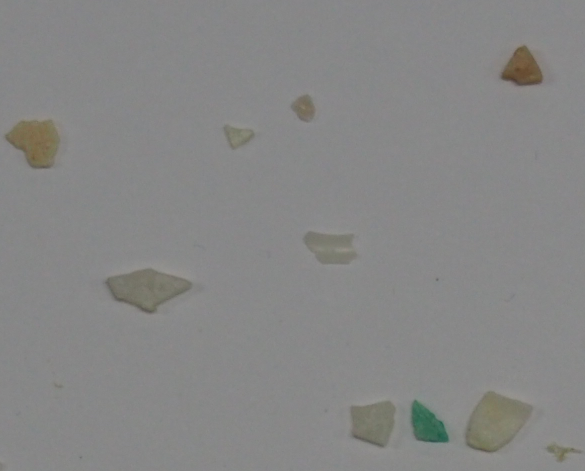
#> input picture P3/FRA.png, 1170 x 942 px (shown at 1/2 size)
$ jupyter execute --allow-errors P3.ipynb
#> lines starting #> are read from the running program, lines starting #| are printed output that depends on the picture; after the words box and inside, x2 and y2 are one past the last pixel; in counts of white or black regions, pixels touching at a corner belong together
#> further down, img is the input picture: shape (942, 1170, 3); mean B, G, R 133.5, 134.2, 134.1
[cell 1]
import cv2
import csv
import numpy as np
import matplotlib.pyplot as plt
import seaborn as sns
from sklearn.metrics import confusion_matrix, accuracy_score, precision_score, recall_score, f1_score
from sklearn.preprocessing import StandardScaler
from sklearn.ensemble import RandomForestClassifier

train_imgs = {
    "FRA": "FRA.png",
    "PEL": "PEL.png",
    "TAR": "TAR.png"
}

test = "test.jpg"
test_csv = "MPs_test_bbs.csv"

# Función que extrae las características de la imagen
def extract_features(img):

    gray = cv2.cvtColor(img, cv2.COLOR_BGR2GRAY)

    # Umbralizamos la imagen con Otsu
    _, mask = cv2.threshold(gray, 0, 255, cv2.THRESH_BINARY + cv2.THRESH_OTSU)
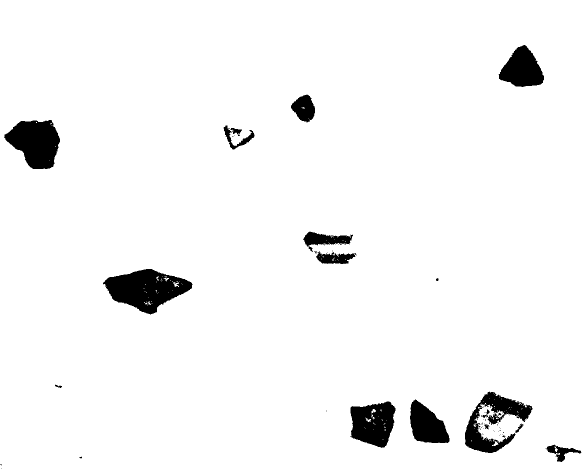
#> mask: shape (942, 1170) (shown at 1/2 size); 95.8% white; 65 black regions (47 under 20 px), largest, box (x1, y1, x2, y2) and area: (206, 538, 385, 629) 9411, (8, 240, 120, 338) 7455, (930, 783, 1065, 906) 6414

    # Buscamos el fondo de la imagen "mask == 255 pixeles blancos | mask == 0 pixeles negros".
    # En caso de tener un fondo blanco, incertiremos los valores de la imagen umbralizada para
    # que las partículas tengan color blanco y el fondo sea negro.
    if np.mean(gray[mask == 255]) > np.mean(gray[mask == 0]):
        mask = cv2.bitwise_not(mask)
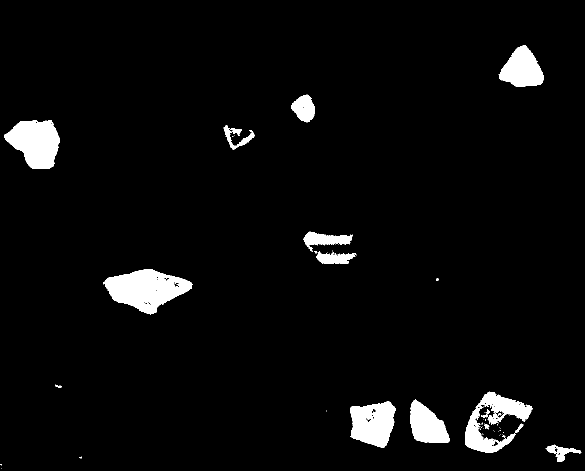
#> mask: shape (942, 1170) (shown at 1/2 size); 4.2% white; 65 white regions (47 under 20 px)

    # Buscamos los contornos
    contours, _ = cv2.findContours(mask, cv2.RETR_EXTERNAL, cv2.CHAIN_APPROX_SIMPLE)
#> contours = 62 contours, 45 with area under 20; largest, box (x1, y1, x2, y2) and area: (206, 538, 385, 629) 9415, (8, 240, 120, 338) 7311, (930, 783, 1065, 906) 6346, (700, 803, 791, 896) 6134, (997, 90, 1088, 174) 4738

    # Seleccionamos el contorno más grande
    cnt = max(contours, key=cv2.contourArea)
#> cnt = contour of 228 points, box (x1, y1, x2, y2) (206, 538, 385, 629), area 9415

    # Obtenemos las características del contorno
    x, y, w, h = cv2.boundingRect(cnt)
#> x = 206; y = 538; w = 179; h = 91
    area = cv2.contourArea(cnt)
#> area = 9415
    perimeter = cv2.arcLength(cnt, True)
#> perimeter = 466.1
    compacidad = (perimeter ** 2) / (area + 1e-9)
#> compacidad = 23.08
    rel_area_box = area / (w * h + 1e-9)
#> rel_area_box = 0.578
    aspect_ratio = w / (h + 1e-9)
#> aspect_ratio = 1.97

    # Elipse:
    # Comprobamos que el contorno sea al menos de 5 puntos ya que este es el mínimo de "fitEllipse()"
    if len(cnt) >= 5:
        try:
            (_, _), (MA, ma), _ = cv2.fitEllipse(cnt) #Obtenemos las longitudes de los ejes
#> MA = 80.55; ma = 162.8
            rel_ejes = max(MA, ma) / (min(MA, ma) + 1e-9) #Ejes similares: ~= 1 | Eje mayor que otro: > 1
#> rel_ejes = 2.02
        except:
            rel_ejes = 0
    else:
        rel_ejes = 0

    # Centroide:
    # Utilizamos el momento para obtener las coordenadas horizontales y verticales.
    # El momento de orden cero (00) se relacciona con el area
    # El momento de primer orden (10) se relacciona con la coordenada horizontal
    # El momento de primer orden (01) se relacciona con la coordenada vertical
    M = cv2.moments(cnt)
#> M = moments, m00 9415, centre m10/m00, m01/m00 = (292, 578)

    # Evitamos el error de dividir entre 0
    if M["m00"] != 0:
        cx = int(M["m10"] / M["m00"])
#> cx = 291
        cy = int(M["m01"] / M["m00"])
#> cy = 577
    else:
        cx, cy = 0, 0

    # Distancias desde el centroide hasta el contorno
    # "cv2.norm" Calcula la norma del vector resultante. d = sqrt[(cx-x)^2+(cy-y)^2]

    dists = [cv2.norm(np.array([cx, cy], dtype=np.float32) - p[0].astype(np.float32)) for p in cnt]
#> dists = 228 values, max 93.43 at index 178, min 37.11 at index 5, mean 59.63
    rel_dist = min(dists) / (max(dists) + 1e-9) if len(dists) > 0 else 0
#> rel_dist = 0.397

    # Colores:
    # Medidas RGB de la imagen
    mean_b = np.mean(img[mask == 255, 0]) if np.any(mask == 255) else 0
#> mean_b = 96.07
    mean_g = np.mean(img[mask == 255, 1]) if np.any(mask == 255) else 0
#> mean_g = 111.8
    mean_r = np.mean(img[mask == 255, 2]) if np.any(mask == 255) else 0
#> mean_r = 112.2

    # Desviación estándar RGB de la imagen
    std_b = np.std(img[mask == 255, 0]) if np.any(mask == 255) else 0
#> std_b = 15.15
    std_g = np.std(img[mask == 255, 1]) if np.any(mask == 255) else 0
#> std_g = 11.07
    std_r = np.std(img[mask == 255, 2]) if np.any(mask == 255) else 0
#> std_r = 17.7

    # Media, saturación y brillo de la imagen
    hsv = cv2.cvtColor(img, cv2.COLOR_BGR2HSV)
#> hsv: shape (942, 1170, 3); mean H, S, V 57.9, 5.1, 135.1
    mean_h = np.mean(hsv[mask == 255, 0]) if np.any(mask == 255) else 0
#> mean_h = 30.15
    mean_s = np.mean(hsv[mask == 255, 1]) if np.any(mask == 255) else 0
#> mean_s = 50.11
    mean_v = np.mean(hsv[mask == 255, 2]) if np.any(mask == 255) else 0
#> mean_v = 116.3

    # Solidez
    hull = cv2.convexHull(cnt)
#> hull = contour of 23 points, box (x1, y1, x2, y2) (206, 538, 385, 629), area 10212
    hull_area = cv2.contourArea(hull)
#> hull_area = 10212.5
    solidity = area / (hull_area + 1e-9)
#> solidity = 0.922

    # Extensión
    extent = area / (w * h + 1e-9)
#> extent = 0.578

    return [
        area, perimeter, compacidad, rel_area_box, aspect_ratio, rel_ejes, rel_dist,
        mean_r, mean_g, mean_b, std_r, std_g, std_b,
        mean_h, mean_s, mean_v, solidity, extent
    ]


# Extraemos las características de entrenamiento
patterns = {}
X_train = []
y_train = []

for label, path in train_imgs.items():
    img = cv2.imread(path)
    features = extract_features(img)
#> features = [9415, 466.1, 23.08, 0.578, 1.97, 2.02, 0.397, 112.2, 111.8, 96.07, 17.7, 11.07, 15.15, 30.15, 50.11, 116.3, 0.922, 0.578]
    patterns[label] = np.array(features)
    X_train.append(features)
    y_train.append(label)
#> pass 2 of the loop `for label, path in train_imgs.items():`:
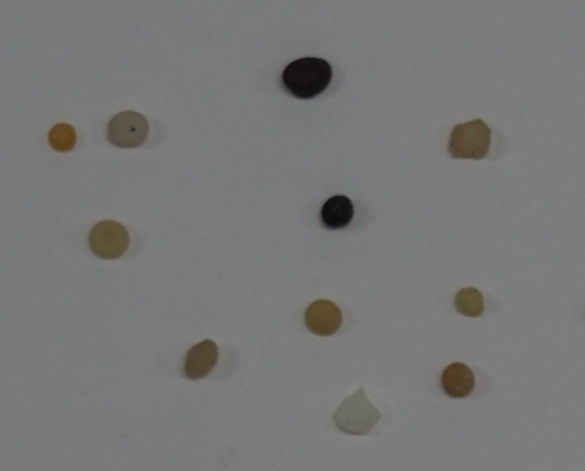
#> input picture P3/PEL.png, 1170 x 942 px (shown at 1/2 size)
#> img is the input picture: shape (942, 1170, 3); mean B, G, R 119.2, 119.7, 119.4
#> in extract_features (call 2), `_, mask = cv2.threshold(gray, 0, 255, cv2.THRESH_BINARY + cv2.THRESH_O..`:
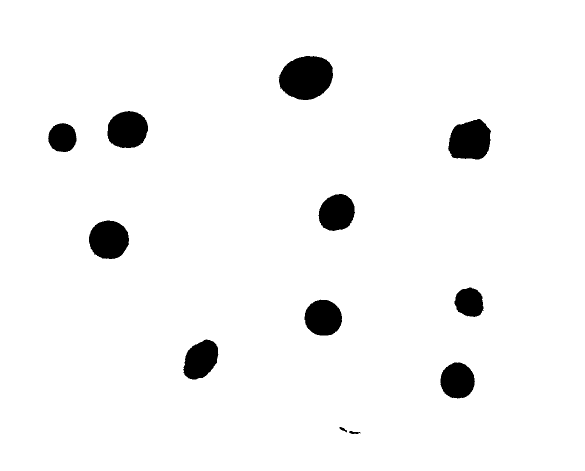
#> mask: shape (942, 1170) (shown at 1/2 size); 96% white; 12 black regions, largest, box (x1, y1, x2, y2) and area: (557, 112, 666, 200) 7385, (896, 238, 982, 319) 5430, (178, 441, 258, 518) 4855
#> in extract_features (call 2), `mask = cv2.bitwise_not(mask)`:
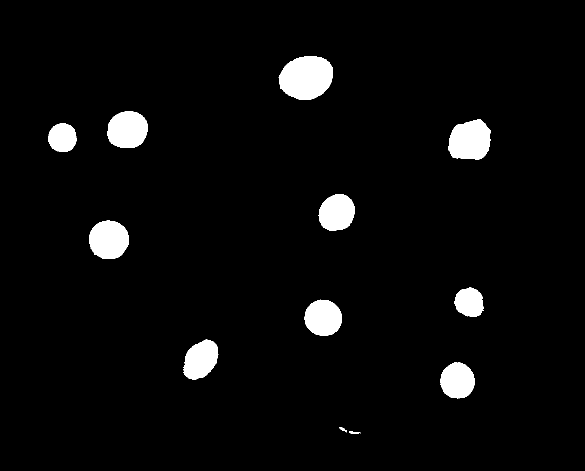
#> mask: shape (942, 1170) (shown at 1/2 size); 4% white; 12 white regions
#> contours = 12 contours; largest, box (x1, y1, x2, y2) and area: (557, 112, 666, 200) 7240, (896, 238, 982, 319) 5302, (178, 441, 258, 518) 4740, (215, 222, 296, 296) 4682, (609, 599, 684, 671) 4136
#> cnt = contour of 159 points, box (x1, y1, x2, y2) (557, 112, 666, 200), area 7240
#> x = 557; y = 112; w = 109; h = 88
#> area = 7239.5
#> perimeter = 337.5
#> compacidad = 15.73
#> rel_area_box = 0.755
#> aspect_ratio = 1.24
#> MA = 85.07; ma = 108.9
#> rel_ejes = 1.28
#> M = moments, m00 7239.5, centre m10/m00, m01/m00 = (612.4, 154.8)
#> cx = 612
#> cy = 154
#> dists = 159 values, max 55.95 at index 48, min 40.31 at index 3, mean 48.5
#> rel_dist = 0.721
#> mean_b = 49.51
#> mean_g = 64.69
#> mean_r = 73.8
#> std_b = 19.33
#> std_g = 24.13
#> std_r = 27.21
#> hsv: shape (942, 1170, 3); mean H, S, V 66.2, 7, 120.9
#> mean_h = 43.75
#> mean_s = 77.24
#> mean_v = 73.99
#> hull = contour of 38 points, box (x1, y1, x2, y2) (557, 112, 666, 200), area 7388
#> hull_area = 7387.5
#> solidity = 0.98
#> extent = 0.755
#> features = [7239.5, 337.5, 15.73, 0.755, 1.24, 1.28, 0.721, 73.8, 64.69, 49.51, 27.21, 24.13, 19.33, 43.75, 77.24, 73.99, 0.98, 0.755]
#> pass 3 of the loop `for label, path in train_imgs.items():`:
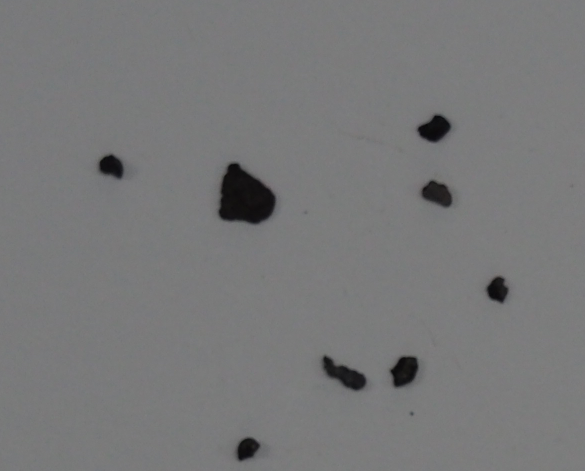
#> input picture P3/TAR.png, 1170 x 942 px (shown at 1/2 size)
#> img is the input picture: shape (942, 1170, 3); mean B, G, R 120.5, 119.9, 119.7
#> in extract_features (call 3), `_, mask = cv2.threshold(gray, 0, 255, cv2.THRESH_BINARY + cv2.THRESH_O..`:
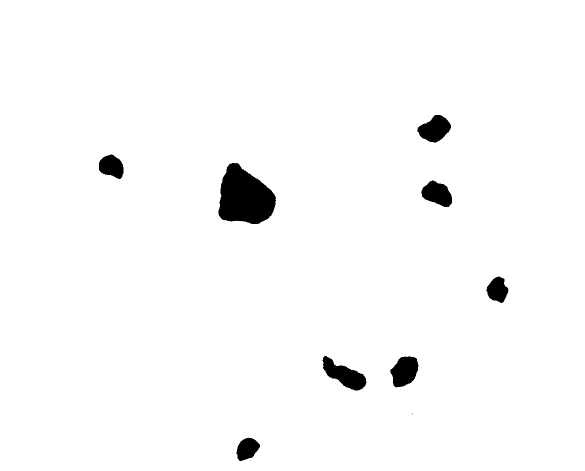
#> mask: shape (942, 1170) (shown at 1/2 size); 97.8% white; 9 black regions (1 under 20 px), largest, box (x1, y1, x2, y2) and area: (437, 326, 552, 448) 9865, (645, 712, 733, 781) 2907, (780, 713, 837, 775) 2508
#> in extract_features (call 3), `mask = cv2.bitwise_not(mask)`:
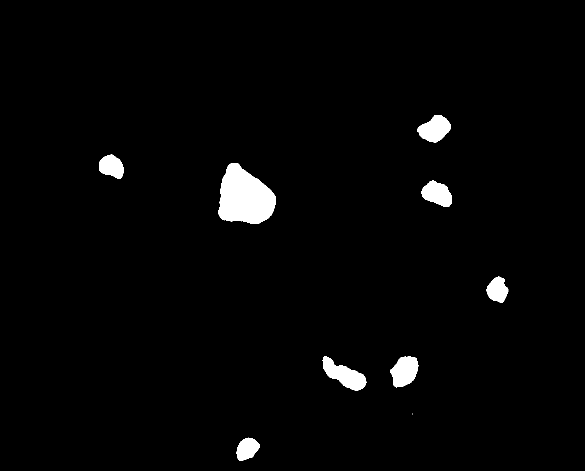
#> mask: shape (942, 1170) (shown at 1/2 size); 2.2% white; 9 white regions (1 under 20 px)
#> contours = 9 contours, 1 with area under 20; largest, box (x1, y1, x2, y2) and area: (437, 326, 552, 448) 9690, (645, 712, 733, 781) 2794, (780, 713, 837, 775) 2422, (835, 230, 902, 285) 2317, (843, 361, 904, 414) 2090, (198, 309, 247, 358) 1653, (973, 553, 1017, 606) 1507, (473, 875, 520, 922) 1442
#> cnt = contour of 187 points, box (x1, y1, x2, y2) (437, 326, 552, 448), area 9690
#> x = 437; y = 326; w = 115; h = 122
#> area = 9690
#> perimeter = 408.5
#> compacidad = 17.22
#> rel_area_box = 0.691
#> aspect_ratio = 0.943
#> MA = 107.2; ma = 127.3
#> rel_ejes = 1.19
#> M = moments, m00 9690, centre m10/m00, m01/m00 = (489.2, 394.3)
#> cx = 489
#> cy = 394
#> dists = 187 values, max 72.62 at index 2, min 43.42 at index 156, mean 56.92
#> rel_dist = 0.598
#> mean_b = 27.38
#> mean_g = 26.06
#> mean_r = 27.25
#> std_b = 15.48
#> std_g = 15.24
#> std_r = 14.98
#> hsv: shape (942, 1170, 3); mean H, S, V 68.2, 3.5, 120.9
#> mean_h = 112
#> mean_s = 26.25
#> mean_v = 28.24
#> hull = contour of 35 points, box (x1, y1, x2, y2) (437, 326, 552, 448), area 10060
#> hull_area = 10060
#> solidity = 0.963
#> extent = 0.691
#> features = [9690, 408.5, 17.22, 0.691, 0.943, 1.19, 0.598, 27.25, 26.06, 27.38, 14.98, 15.24, 15.48, 112, 26.25, 28.24, 0.963, 0.691]
#> (reads P3/MPs_test_bbs.csv from the repository)

# Normalizamos las características
scaler = StandardScaler()
X_train_scaled = scaler.fit_transform(X_train)

# Entrenamiento del clasificador "Random Forest":
# n_estimators: indica el número de árboles de decisión que tendrá el bosque
# random_state: se le da un valor para la aletoriedad (semilla)
# max_depth: profundidad máxima de cada árbol
clf = RandomForestClassifier(n_estimators=100, random_state=42, max_depth=10)
# Entrenamiento
clf.fit(X_train_scaled, y_train)

# Imagen de prueba
img_test = cv2.imread(test)
y_true = []
y_pred = []

# Leemos el csv con los datos de la imagen
#> (the rest of this cell did not finish here and is left out)

[cell 2]
"""Recuento de monedas con webcam; ESPACIO captura y ESC permite otra foto."""

import cv2
import numpy as np
from datetime import datetime
from pathlib import Path

CAMARA_ID = 0
ANCHO_CAMARA = 1280
ALTO_CAMARA = 720
ficha_ideal_diametro = 13.5
umbral = 20
tolerancia = 0.06

monedas_diametro = {
    "1cent": 16.25, "2cent": 18.75, "5cent": 21.25,
    "10cent": 19.75, "20cent": 22.25, "50cent": 24.25,
    "1euro": 23.25, "2euros": 25.75
}
valores = {
    "1cent": 0.01, "2cent": 0.02, "5cent": 0.05,
    "10cent": 0.10, "20cent": 0.20, "50cent": 0.50,
    "1euro": 1.00, "2euros": 2.00
}
metal = {
    "1cent": "cobre", "2cent": "cobre", "5cent": "cobre",
    "10cent": "oro", "20cent": "oro", "50cent": "oro",
    "1euro": "bimetal", "2euros": "bimetal"
}

# [249 lines left out: functions procesar_imagen, mostrar_mensaje, not called in this run]

def main():
    # La webcam permanece abierta para permitir capturas repetidas.
    camara = cv2.VideoCapture(CAMARA_ID)
    if not camara.isOpened():
        print(f"Error: no se pudo abrir la webcam {CAMARA_ID}. Prueba CAMARA_ID = 1.")
        return

    camara.set(cv2.CAP_PROP_FRAME_WIDTH, ANCHO_CAMARA)
    camara.set(cv2.CAP_PROP_FRAME_HEIGHT, ALTO_CAMARA)
    ventana = "Contador de monedas"
    cv2.namedWindow(ventana, cv2.WINDOW_NORMAL)
    print("Pulsa ESPACIO para capturar, ESC para volver a la webcam y Q para salir.")

    try:
        while True:
            correcto, frame = camara.read()
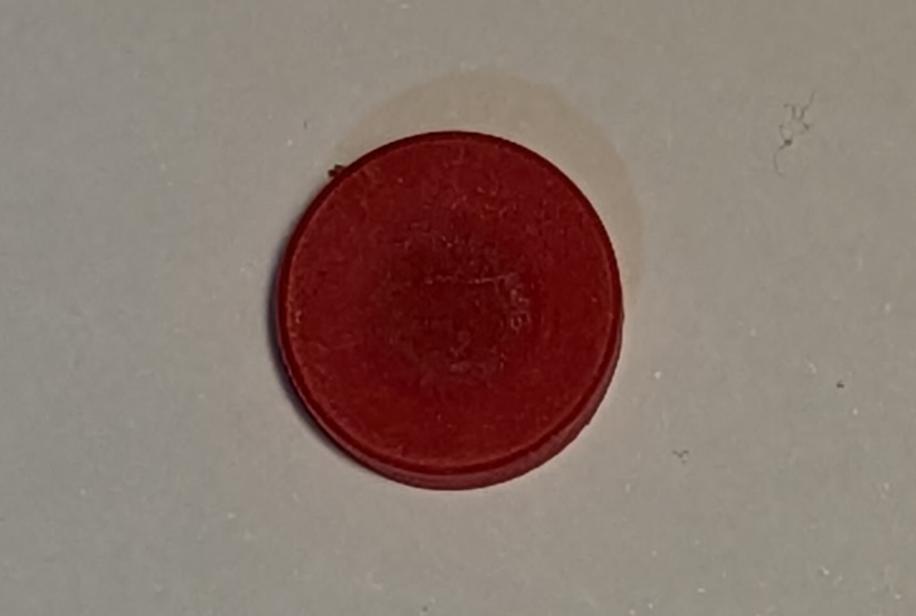
#> input picture P3/Imagenes/Ficha.jpeg, 916 x 616 px, given in place of the camera
#> frame is the input picture: shape (616, 916, 3); mean B, G, R 109.4, 117.7, 137.4
            if not correcto or frame is None:
                print("Error: no se pudo leer la webcam.")
                break

            vista = frame.copy()
            cv2.putText(vista, "ESPACIO: capturar | Q: salir", (20, 35),
                        cv2.FONT_HERSHEY_SIMPLEX, 0.8, (0, 255, 0), 2, cv2.LINE_AA)
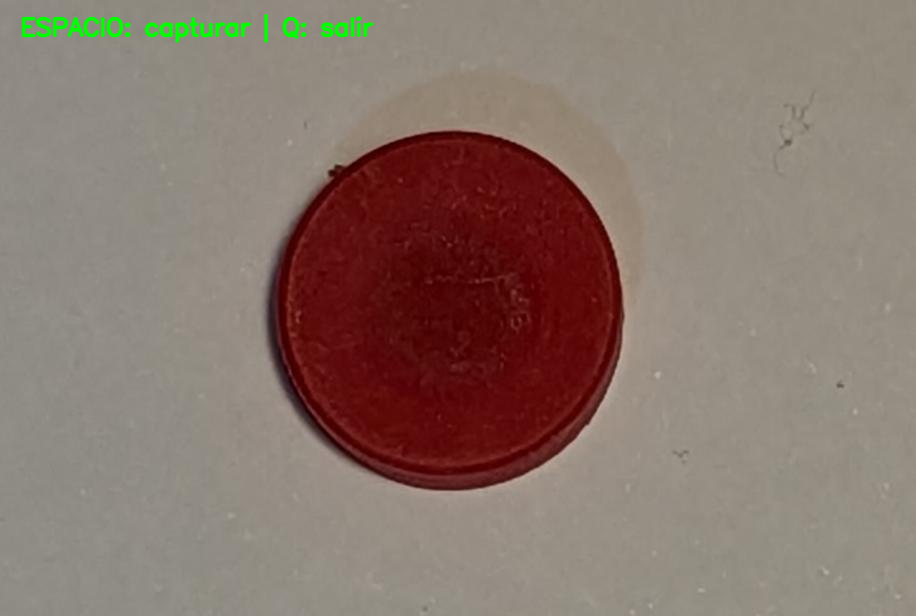
#> vista: shape (616, 916, 3); 0.73% of pixels changed, all inside (x1, y1, x2, y2) = (21, 13, 375, 43)
            cv2.imshow(ventana, vista)
            tecla = cv2.waitKey(1) & 0xFF
#> (key q is pressed here)

            if tecla in (ord("q"), ord("Q")):
                break
            if tecla != 32:
                continue

            captura = frame.copy()
            marca_tiempo = datetime.now().strftime("%Y%m%d_%H%M%S")
            ruta_captura = str(Path.cwd() / f"captura_monedas_{marca_tiempo}.jpg")
            cv2.imwrite(ruta_captura, captura)
            print(f"\nCaptura guardada en: {ruta_captura}")

            resultado = procesar_imagen(captura, ruta_captura)
            if resultado is None:
                resultado = mostrar_mensaje(captura, "No se pudo procesar la captura")
            cv2.imshow(ventana, resultado)

            while True:
                tecla_resultado = cv2.waitKey(30) & 0xFF
                if tecla_resultado == 27:
                    break
                if tecla_resultado in (ord("q"), ord("Q")):
                    return
    finally:
        camara.release()
        cv2.destroyAllWindows()

    print("Programa finalizado.")

if __name__ == "__main__":
    main()
